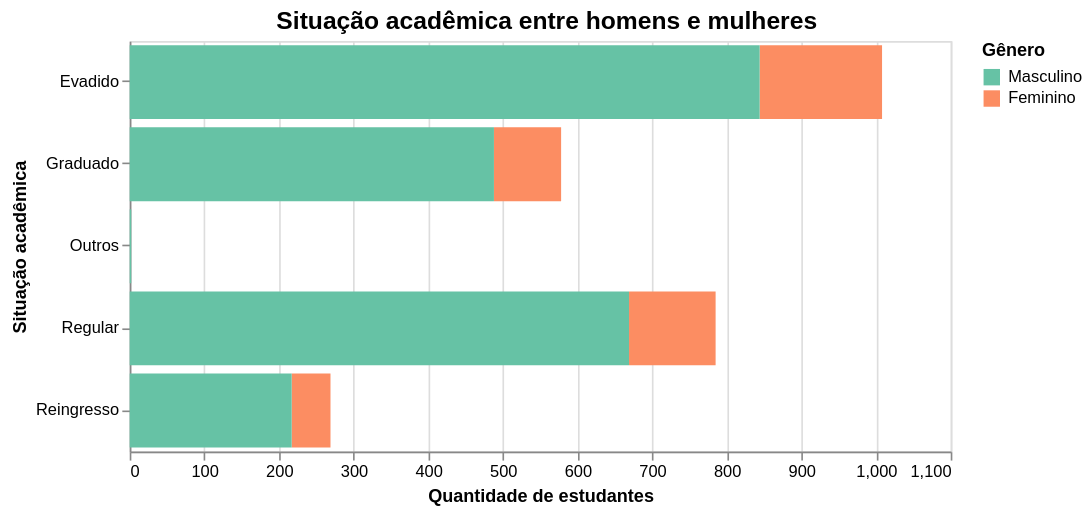

The specification (Vega-Lite) saved for this image:
### Vega-Lite specification from a JSON file in a GitHub repository (floating-point values rounded to 4 significant figures)
{"$schema": "https://vega.github.io/schema/vega-lite/v5.json", "description": "Two vertically concatenated charts that show a histogram of precipitation in Seattle and the relationship between min and max temperature.", "title": {"text": "Situação acadêmica entre homens e mulheres", "fontSize": 15, "anchor": "middle"}, "data": {"values": [{"forma_saida": "Evadido", "sexo": "Feminino", "count": "164"}, {"forma_saida": "Evadido", "sexo": "Masculino", "count": "844"}, {"forma_saida": "Graduado", "sexo": "Feminino", "count": "90"}, {"forma_saida": "Graduado", "sexo": "Masculino", "count": "488"}, {"forma_saida": "Outros", "sexo": "Masculino", "count": "2"}, {"forma_saida": "Regular", "sexo": "Feminino", "count": "116"}, {"forma_saida": "Regular", "sexo": "Masculino", "count": "669"}, {"forma_saida": "Reingresso", "sexo": "Feminino", "count": "52"}, {"forma_saida": "Reingresso", "sexo": "Masculino", "count": "217"}, {"forma_saida": "Outros", "sexo": "Feminino", "count": "0"}]}, "vconcat": [{"mark": "bar", "width": 500, "height": 250, "encoding": {"y": {"field": "forma_saida", "title": "Situação acadêmica"}, "x": {"field": "count", "type": "quantitative", "title": "Quantidade de estudantes"}, "tooltip": [{"field": "sexo", "type": "ordinal", "title": "Sexo"}, {"field": "count", "type": "quantitative", "title": "Quantidade"}], "color": {"field": "sexo", "title": "Gênero", "scale": {"domain": ["Masculino", "Feminino"], "scheme": "set2"}}}}]}
